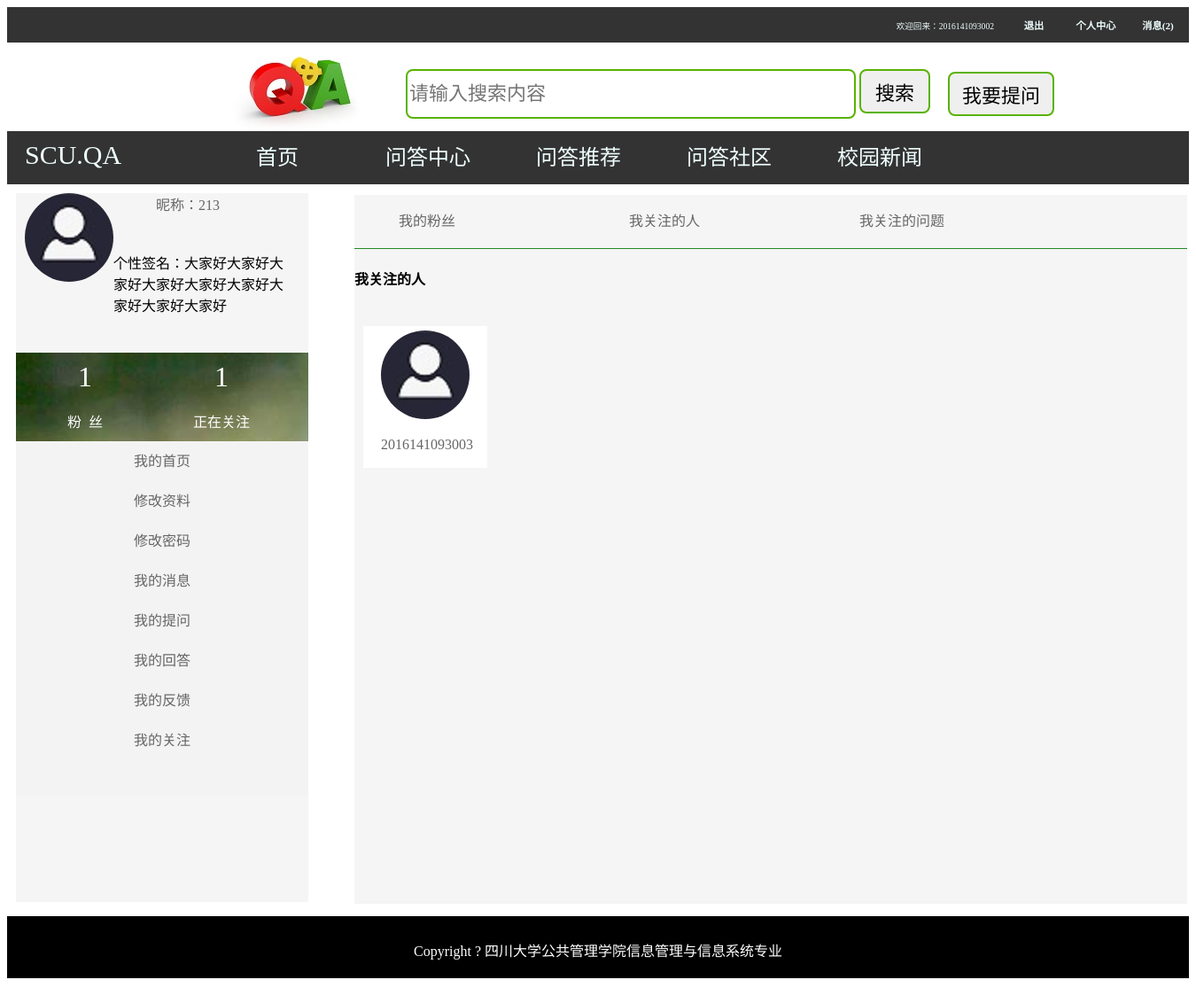
The page /my_followings/ (signed in) on the database its author committed.
### QA/models.py (models this page shows)
class User(models.Model):
    gender = (
        ('male', "男"),
        ('female', "女"),
    )
    username = models.CharField(max_length=128, unique=True, primary_key=True)
    password = models.CharField(max_length=256)
    sex = models.CharField(max_length=32, choices=gender, default="男")
    c_time = models.DateTimeField(auto_now=True)
    nickname = models.CharField(max_length=50, blank=True)
    profession = models.CharField(max_length=50, blank=True)
    email = models.EmailField()
    per_signature = models.CharField(max_length=1024,blank=True)
    per_introduction = models.TextField(blank=True)
    uid_qid = models.ManyToManyField(to='Question', through='Question_Favorite', through_fields=('fauthor','question'))
    headshot_img = models.ImageField(upload_to='headshot_img', default='headshot_img/headshot.jpg')

class User_Favorite(models.Model):
    user = models.ForeignKey(User,on_delete=models.CASCADE,related_name="user_user")
    follower = models.ForeignKey(User,on_delete=models.CASCADE,related_name="user_follower")
    uf_time = models.DateTimeField(auto_now_add=True,blank=True,null=True)
    UserFollow_deal_choices = (
        ('0', '未处理'),
        ('1', '已处理')
    )
    UserFollow_deal_status = models.IntegerField(default=0, choices=UserFollow_deal_choices)
    class Meta:
        unique_together = ("user", "follower")

### QA/views.py (the view)
    def _get_follow_num(request):
         username = request.session["username"]
         userfollower = models.User_Favorite.objects.filter(follower_id=username)
         userfollower_num = userfollower.count()
         userfollowing = models.User_Favorite.objects.filter(user_id=username)
         userfollowing_num = userfollowing.count()
         return func(request, userfollowing_num, userfollower_num)

### QA/templatetags/filter.py (called while the page is built)
def message_num(username):
    message_num = 0
    if username:
        user = models.User.objects.get(username=username)
        community_apply = models.Community_Apply.objects.filter(community__c_author=user, agree=2)
        message_num = community_apply.count()
    return message_num

### QA/views.py (called while the page is built)
def get_follow_num(func):
    def _get_follow_num(request):
         username = request.session["username"]
         userfollower = models.User_Favorite.objects.filter(follower_id=username)
         userfollower_num = userfollower.count()
         userfollowing = models.User_Favorite.objects.filter(user_id=username)
         userfollowing_num = userfollowing.count()
         return func(request, userfollowing_num, userfollower_num)
    return _get_follow_num

@get_follow_num
def my_followings(request,userfollowing_num,userfollower_num):
    username = request.session["username"]
    user = models.User.objects.get(username=username)
    my_following = models.User_Favorite.objects.filter(user_id=username)
    return render(request, 'my_followings.html', locals())

### QA/templates/my_followings.html (shortened to what this page needs)
{% extends 'usercenter.html' %}
{% load staticfiles %}
{% block css %}
    <link rel="stylesheet" type="text/css" href="{% static 'css/my_follow.css' %}" >
    <link rel="stylesheet" type="text/css" href="{% static 'css/base.css' %}" >
    <link rel="stylesheet" type="text/css" href="{% static 'css/usercenter.css' %}">
{% endblock %}
{% block content %}
    <div class="user-right">
        <div class="right-list">
            <div class="title1"><a href="/my_followers/">我的粉丝</a></div>
            <div class="title2"><a href="/my_followings/">我关注的人</a></div>
            <div class="title2"><a href="/my_follow_questions/">我关注的问题</a></div>
        </div>
        <h4>我关注的人</h4>
        <div class="follow_list">
            {% for  follow in my_following %}
                <div class="follow_box">
                    <div class="follow_img"><img src="/media/{{ follow.follower.headshot_img }}" style="border-radius: 50%"></div>
                    <div><a class="follow_user" href="/user-{{ follow.follower_id }}/user_question/">{{ follow.follower_id }}</a></div>
                </div>
            {% endfor %}
        </div>
    </div>
{% endblock %}

### QA/templates/usercenter.html (shortened to what this page needs)
{% extends 'base.html' %}
{% load staticfiles %}
{% block left %}
    <div class="user-left">
      <div class="left-top1">
            <div class="top1">
                <div class="top1-1">
                    <a href="/userinfo_reset/"><img src="{{ user.headshot_img.url }}" style="border-radius: 50%"></a>
                </div>
                <div class="top1-2">
                    <a href="/usercenter_index/">昵称：{{ user.nickname }}</a></div>
                <div class="top1-3">
                    <p>{% if user.per_signature %}个性签名：{{ user.per_signature }}{% else %}<a href="/userinfo_reset/">你还没有个性签名，点这添加！</a>{% endif %}</p>
                </div>
            </div>
            <div class="top2" >
                    <table class="table">
                        <tr class="tr">
                            <td class="td1"><a style="color: #fff;text-decoration: none" href="/my_followers/">{{ userfollower_num}}</a></td>
                            <td class="td1"><a style="color: #fff;text-decoration: none"href="/my_followings/">{{ userfollowing_num }}</a></td>
                        </tr>
                        <tr class="tr">
                            <td class="td2">粉&nbsp;&nbsp;丝</td>
                            <td class="td2">正在关注</td>
                        </tr>
                    </table>
            </div>
      </div>
      <div class="left-top2">
                 <li>{%if request.path == '/usercenter_index/'%} <a class="active" href="/usercenter_index/">我的首页</a>{% else %}<a href="/usercenter_index/">我的首页</a>{% endif %}</li>
                 <li>{%if request.path == '/userinfo_reset/'%}<a class="active" href="/userinfo_reset/">修改资料</a>{% else %}<a href="/userinfo_reset/">修改资料</a>{% endif %}</li>
                 <li>{%if request.path == '/password_modify/'%}<a class="active" href="/password_modify/">修改密码</a>{% else %}<a href="/password_modify/">修改密码</a>{% endif %}</li>
                 <li>{%if request.path == '/user_message/'%} <a class="active" href="/user_message/">我的消息</a>{% else %}<a href="/user_message/">我的消息</a>{% endif %}</li>
                 <li>{%if request.path == '/my_question/'%} <a class="active" href="/my_question/">我的提问</a>{% else %}<a href="/my_question/">我的提问</a>{% endif %}</li>
                 <li>{%if request.path == '/my_answer/'%} <a class="active" href="/my_answer/">我的回答</a>{% else %}<a href="/my_answer/">我的回答</a>{% endif %}</li>
                 <li>{%if request.path == '/user_feedback/'%} <a class="active" href="/user_feedback/">我的反馈</a>{% else %}<a href="/user_feedback/">我的反馈</a>{% endif %}</li>
                 <li>{%if request.path == '/my_followers/'%} <a class="active" href="/my_followers/">我的关注</a>{% else %}<a href="/my_followers/">我的关注</a>{% endif %}</li>
      </div>
    </div>
{% endblock left%}

### QA/templates/base.html (shortened to what this page needs)
{% load staticfiles %}
{% load filter %}
<!DOCTYPE html>
<html lang="en">
<head>
    {% block css %}{% endblock %}
</head>
<body>
{% block header_con %}
   <div class="header">
       <div class="header_nav">
                 {% if request.session.is_login  %}
                     <li class="header_nav_list"><h3><a href="/user_message/">消息({{ request.session.username|message_num}})</a></h3></li>
                    <li class="header_nav_list"><h3><a href="/usercenter_index/">个人中心</a></h3></li>
                     <li class="header_nav_list"><h3><a href="/logout/">退出</a></h3></li>
                     <li class="header_nav_list_welcome">欢迎回来：{{request.session.username }}</li>
                 {% else %}
			         <li class="header_nav_list"><h3><a href="/register/">注册</a></h3></li>
                     <li class="header_nav_list"><h3><a href="/login/">登录</a></h3></li>
                 {% endif %}
       </div>
   </div>
<div class="sou-suo">
        <div class="sou-suo-icon">
            <img src="/static/img/logo.jpg/">
        </div>
        <div class="sou-suo-search">
            <form action="/search/" method="get">
                <input type="text" name="q" placeholder="请输入搜索内容" value="" required>
                <button type="submit" >搜索</button>
            </form>
        </div>
        <div class="sou-suo-question">
            <a href="/question/"><button>我要提问</button></a>
        </div>
</div>
<header class="dao-hang">
    <div class="dao-hang2">
        <div class="logo">SCU.QA</div>
        <li class="dao-hang-lie-biao"><a {%if request.path == '/index/'%} class="active"{% endif %}href="/index/">首页</a></li>
        <li class="dao-hang-lie-biao"><a {%if request.path|slice:"5" == '/type'%} class="active"{% endif %}href="/type_all/">问答中心</a></li>
        <li class="dao-hang-lie-biao"><a {%if request.path|slice:"10" == '/recommend'%} class="active"{% endif %}href="/recommend_hot_question/">问答推荐</a></li>
        <li class="dao-hang-lie-biao"><a {%if request.path|slice:"10" == '/community'%} class="active"{% endif %}href="/community_list/">问答社区</a></li>
        <li class="dao-hang-lie-biao"><a {%if request.path == '/xg_news/'%} class="active"{% endif %}href="/xg_news/">校园新闻</a></li>
    </div>
</header>
{% endblock header_con %}
 {% block left %}{% endblock left %}
{% block content %}{% endblock content %}
{% block bottom %}
   <footer class="wei-bu">
    <div class="ban-quan">
        <p>Copyright ? 四川大学公共管理学院信息管理与信息系统专业</p>
    </div>
   </footer>
{% endblock bottom %}
</body>
</html>

### static/css/my_follow.css (style rules this page uses)
.right-list { background-size:cover; background-image:url('/static/img/right_title.jpg'); border-bottom: forestgreen 1px solid; height:60px; width:100% }
.title1 { float:left; height: 60px; width: 250px; }
.title1 a { line-height:60px; color: #666; width:200px; margin-left: 50px; text-decoration: none; font-size: 100% }
.title2 { float:left; height: 60px; width: 250px; margin-left: 10px; }
.title2 a { line-height:60px; color: #666; margin-top:15px; width:200px; margin-left: 50px; text-decoration: none }
.follow_list { height:700px; width:900px; position: absolute }
.follow_box { margin-top:20px; margin-left:10px; width: 140px; height: 160px; float: left; background-color:white }
.follow_img { margin:5px 20px 20px; float:left; background-color:white; width: 100px; height: 100px; border-radius: 50% }
.follow_user { color: #666; margin-left: 20px; text-decoration: none }

### static/css/base.css (style rules this page uses)
.header { width:100%; height:40px; background-color: #333; color: azure; min-width:1263px; }
.header_nav { width:100%; height:40px; background-color: #333; }
.header_nav_list { list-style:none; width: 70px; height: 10px; float: right; text-align:center ; line-height: 0px; }
.header_nav_list a { text-decoration:none; color:azure; font-size:60%; }
.header_nav_list_welcome { list-style:none; width: 100%; height: 10px; float: right; margin-right: 220px; text-align:right ; line-height: 23px; color:azure; font-size: 60%; }
.sou-suo { width: 100%; height: 100px; min-width:1263px; }
.sou-suo-icon { float: left; height: 100px; font-family: Arial; font-size: 60%; margin-left: 250px; }
.sou-suo-search { margin-left: 40px; float: left; }
.sou-suo-search input { width: 500px; height: 50px; border: 2px #59B200 solid; border-radius: 8px; margin-top: 30px; font-size: 22px; }
.sou-suo-question { float: left; margin-left: 20px; }
.sou-suo-search button { width: 80px; height: 50px; border: #59B200 2px solid; border-radius: 8px; margin-top: 30px; font-size: 22px; cursor: pointer; }
.sou-suo-question button { width: 120px; height: 50px; border: #59B200 2px solid; border-radius: 8px; margin-top: 33px; font-size: 22px; cursor: pointer; }
.sou-suo-question a { font-size: 22px; text-decoration:none; color:#000000; }
.dao-hang { width: 100%; min-width:1263px; height: 60px; background-color: #333; color: azure; }
.dao-hang2 { width: 1263px; height: 60px; }
.logo { width: 200px; height: 50px; float: left; margin-top: 10px; font-size: 30px; margin-left: 20px; }
.dao-hang-lie-biao { list-style:none; width: 170px; height: 60px; float: left; text-align: center; line-height:60px; }
.dao-hang-lie-biao a { text-decoration:none; display: block; width: 170px; height: 60px; color: azure; font-size:150%; }
.wei-bu { width: 100%; height: 70px; background-color: #222222; position: relative; margin-bottom: 30px; }
.wei-bu .ban-quan { height: 70px; background-color: #000000; margin: 0 auto; line-height: 80px; text-align: center; color: #fffdfd; }

### static/css/usercenter.css (style rules this page uses)
.user-left { width:330px; height:800px; background-color: whitesmoke; margin-left: 10px; }
.left-top1 { width:330px; height:280px; }
.top1 { width:330px; height:150px; position:relative; margin-top: 10px; }
.top1-1 { width:100px; height:100px; margin-left:10px; bottom:0; float:left; border-radius: 50%; }
.top1-2 { height:50px; float:right; margin-right: 100px; }
.top1-2 a { font-size:100%; height:50px; text-decoration: none; color: #666; }
.top1-3 { float:left; height:100px; width:200px; }
.top2 { width:330px; height:100px; background-image: url("/static/img/top2.jpg"); margin-top: 30px; }
.table { height:100px; margin-left: 0px; }
.tr { height:30px; width:300px; }
.td1 { width:150px; height:30px; font-size: 200%; text-align: center; text-decoration: none; color:#fff ; }
.td2 { width:150px; height:30px; text-align: center; text-decoration: none; color:#fff ; }
.left-top2 { width:330px; height:400px; background-color: rgba(236, 236, 236, 0.22); }
.left-top2 li { height: 45px; list-style: none; color: #fff; }
.left-top2 a { height:45px; text-decoration: none; font-size: 100%; margin-bottom: 5px; color: #666; display:block; line-height:45px ; text-align: center; }
.user-right { width:940px; height:800px; left:400px; position: absolute; top:220px; background-color: whitesmoke; }

### rows shown on the page
User: session.username|message_num "2", headshot_img (picture), nickname "213", per_signature "大家好大家好大家好大家好大家好大家好大家好大家好大家好"
User_Favorite: follower.headshot_img (picture), follower_id "2016141093003"

### other values the page prints
{{ request.session.username }} "2016141093002"
{{ userfollower_num }} "1"
{{ userfollowing_num }} "1"
